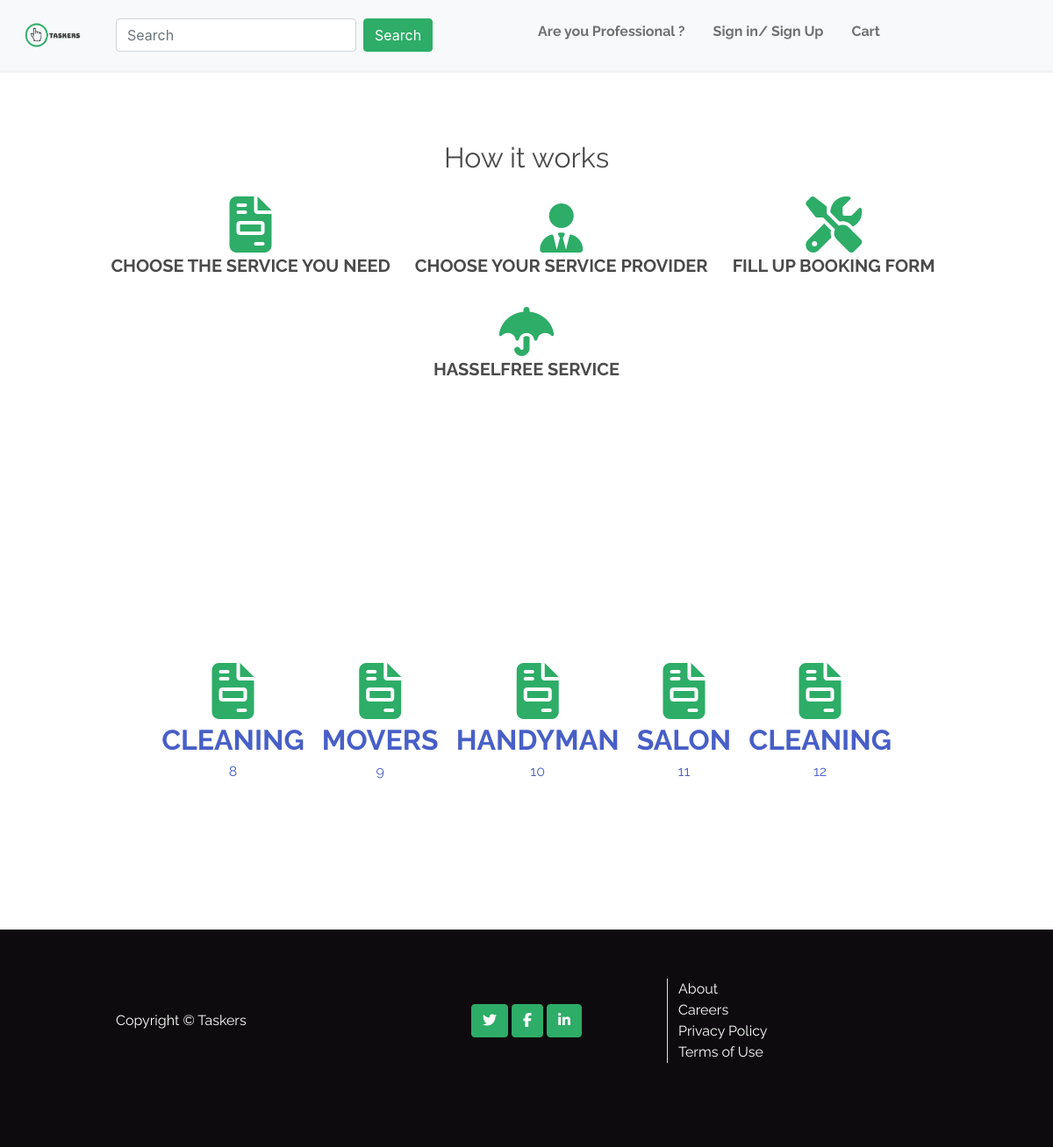
The app's page /service/ with its own data.
### service/models.py (models this page shows, shortened)
class Service_category(models.Model):
    class Meta:
        verbose_name_plural = 'service'
    category = models.CharField(max_length=30,)

### service/views.py (the view)
# urls.py: path('', views.all_service, name='category'),
def all_service(request):
    category = Service_category.objects.all()
    context = {
        'category': category,
    }
    return render(request, 'service/servicelist.html', context)

### cart/contexts.py (called while the page is built)
def cart_contents(request):
    cart_item = []
    cart = request.session.get('cart', {})
    total = 0
    service_charge = total * Decimal(
        settings.STANDARD_SERVICE_CHARGE / 100)
    grand_total = total + service_charge
    context = {
        'cart_item': cart_item,
        'total': total,
        'service_charge': service_charge,
        'grand_total': grand_total,
        'cart': cart,
    }
    return context

### service/templates/service/servicelist.html
{% extends 'base.html' %}
{% load static %}
{% block content %}
<section class="section is-medium servicelist-section">
<div class"container-fluid">
<div class="text-center m-3">
<p class="fs-2"> How it works </p>
</div>
 <ul class="text-center list-inline">
                <li class="mb-4 list-inline-item p-2 jello-horizontal">
                    <i class="fas fa-file-invoice text-first display-3 flip-horizontal-bottom"></i>
                    <p class="fs-5 fw-bolder text-uppercase">Choose The Service You need</p>
                </li>
                <li class="mb-4 list-inline-item p-2">
                    <i class="fas fa-user-tie text-first display-4"></i>
                    <p class="fs-5 fw-bolder text-uppercase">Choose your service provider</p>
                </li>
                <li class="mb-4 list-inline-item p-2">
                    <i class="fas fa-tools text-first display-3"></i>
                    <p class="fs-5 fw-bolder text-uppercase">Fill Up Booking form</p>
                </li>
                <li class="mb-4 list-inline-item p-2">
                    <i class="fas fa-umbrella text-first display-4"></i>
                    <p class="fs-5 fw-bolder text-uppercase">Hasselfree Service</p>
                </li>
            </ul>
</div>
</section>
<section class="section is-medium servicelist-section">
<div class="columns">
        <div class="column">
            <ul class="text-center list-inline">
            {% for service in category  %}
            <a href="{% url 'taskers' %}?category={{ service.category }}">
                <li class="mb-4 list-inline-item p-2 jello-horizontal">
                    <i class="fas fa-file-invoice text-first display-3 flip-horizontal-bottom"></i>
                    <p class="fs-2 fw-bolder text-uppercase">{{ service.category}}</p>
                    <p>{{ service.id }} </p>
                </li>
            </a>
            {% endfor %}
            </ul>
        </div>
    </div>
</section>
{% endblock %}

### static/css/base.css (style rules this page uses)
:root { --first-color:#2dad67; --second-color:#0d0b0d; --third-color:#ffffff; }
html { height: 100%; }
body { margin: 0; padding: 0; font-family: 'Raleway', sans-serif;!important }
.text-first { color: var(--first-color); }

### records on screen
Service_category: category "CLEANING", id "8"
Service_category: category "MOVERS", id "9"
Service_category: category "HANDYMAN", id "10"
Service_category: category "SALON", id "11"
Service_category: category "CLEANING", id "12"
